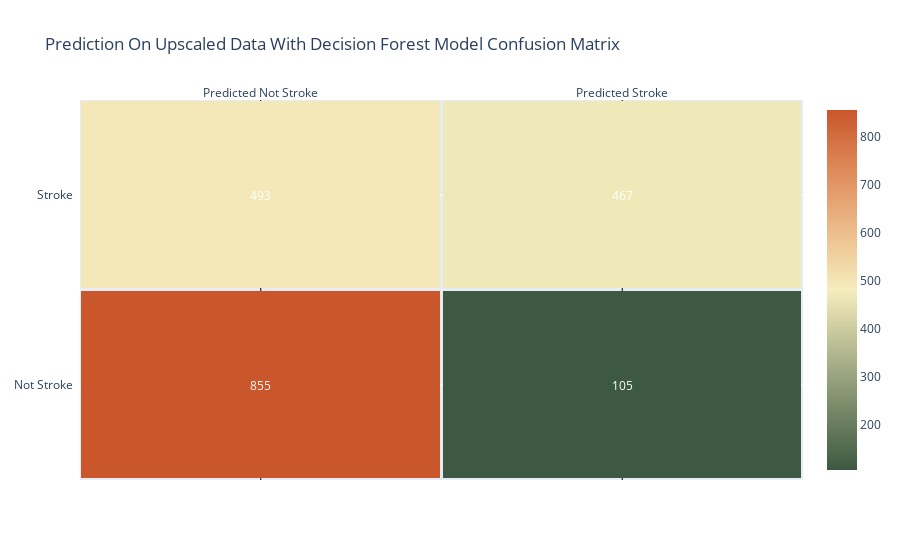

Notebook source saved alongside this figure:
### Code cell
z=DT_CM
fig = ff.create_annotated_heatmap(z, x=['Predicted Not Stroke','Predicted Stroke'], y=['Not Stroke','Stroke'], colorscale='Fall',xgap=3,ygap=3)
fig['data'][0]['showscale'] = True
fig.update_layout(title='Prediction On Upscaled Data With Decision Forest Model Confusion Matrix')
fig.show()
DT_CM

### Figure 1 — Plotly figure (JSON) as saved in the notebook; plotly's stock layout.template omitted (floating-point values rounded to 4 significant figures)
{"data": [{"colorscale": [[0, "rgb(61, 89, 65)"], [0.1667, "rgb(119, 136, 104)"], [0.3333, "rgb(181, 185, 145)"], [0.5, "rgb(246, 237, 189)"], [0.6667, "rgb(237, 187, 138)"], [0.8333, "rgb(222, 138, 90)"], [1, "rgb(202, 86, 44)"]], "reversescale": false, "showscale": true, "type": "heatmap", "x": ["Predicted Not Stroke", "Predicted Stroke"], "xgap": 3, "y": ["Not Stroke", "Stroke"], "ygap": 3, "z": [[855, 105], [493, 467]]}], "layout": {"annotations": [{"font": {"color": "#FFFFFF"}, "showarrow": false, "text": "855", "x": "Predicted Not Stroke", "xref": "x", "y": "Not Stroke", "yref": "y"}, {"font": {"color": "#FFFFFF"}, "showarrow": false, "text": "105", "x": "Predicted Stroke", "xref": "x", "y": "Not Stroke", "yref": "y"}, {"font": {"color": "#FFFFFF"}, "showarrow": false, "text": "493", "x": "Predicted Not Stroke", "xref": "x", "y": "Stroke", "yref": "y"}, {"font": {"color": "#FFFFFF"}, "showarrow": false, "text": "467", "x": "Predicted Stroke", "xref": "x", "y": "Stroke", "yref": "y"}], "title": {"text": "Prediction On Upscaled Data With Decision Forest Model Confusion Matrix"}, "xaxis": {"dtick": 1, "gridcolor": "rgb(0, 0, 0)", "side": "top", "ticks": ""}, "yaxis": {"dtick": 1, "ticks": "", "ticksuffix": "  "}}}
